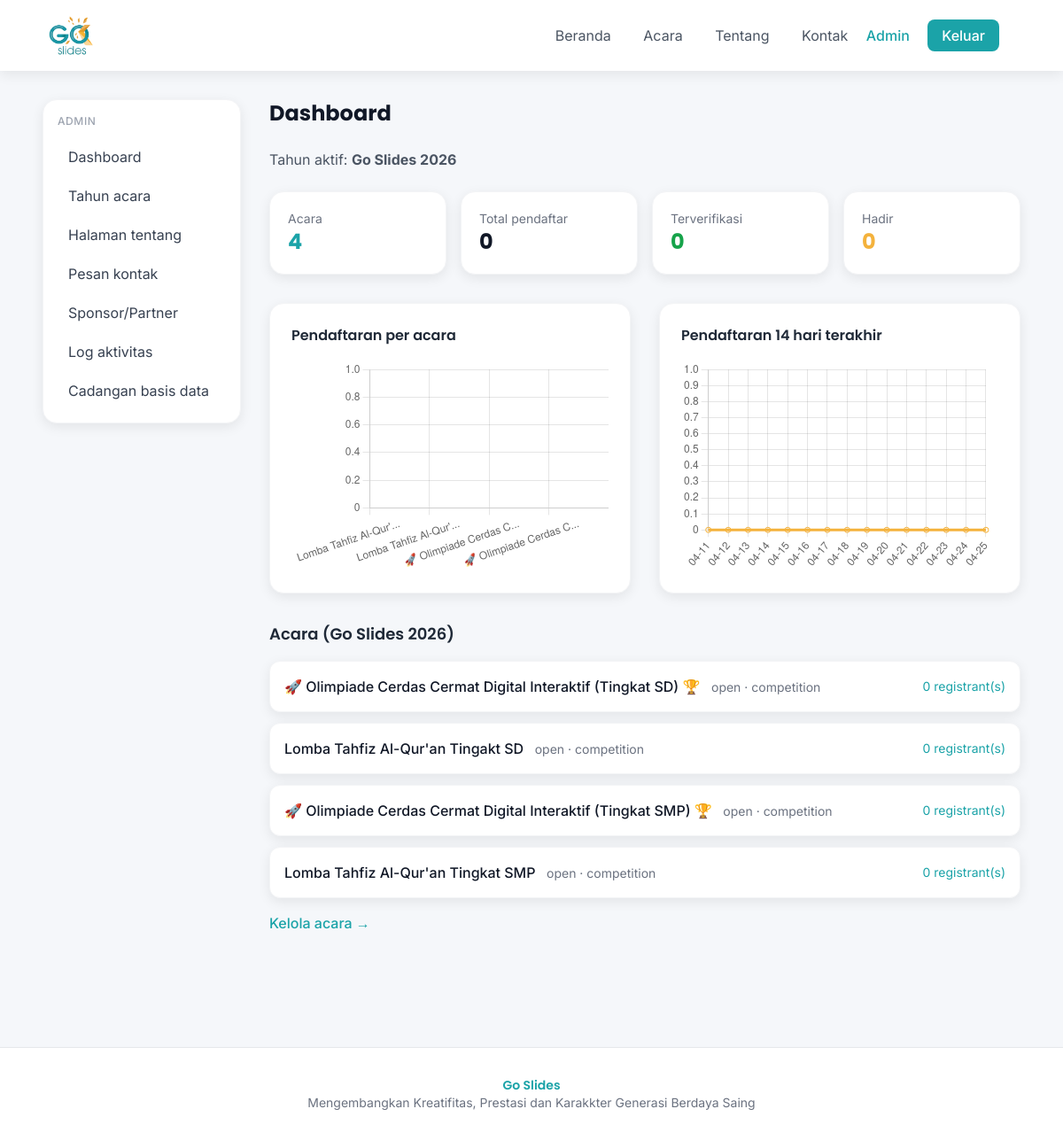
Page /admin/ (signed in) on the committed database.
### app/models/__init__.py (models this page shows, shortened)
class Year(db.Model):
    __tablename__ = "years"
    id = db.Column(db.Integer, primary_key=True)
    name = db.Column(db.String(64), nullable=False)
    theme = db.Column(db.String(255), nullable=True)
    active = db.Column(db.Boolean, nullable=False, default=False)
    created_at = db.Column(db.DateTime, server_default=db.func.now())
    activities = db.relationship("Activity", backref="year", lazy="dynamic", cascade="all, delete-orphan")

class Activity(db.Model):
    __tablename__ = "activities"
    id = db.Column(db.Integer, primary_key=True)
    year_id = db.Column(db.Integer, db.ForeignKey("years.id", ondelete="CASCADE"), nullable=False)
    title = db.Column(db.String(255), nullable=False)
    description = db.Column(db.Text)
    date = db.Column(db.Date)
    type = db.Column(db.String(32), nullable=False, default="competition")
    status = db.Column(db.String(32), nullable=False, default="upcoming")
    quota = db.Column(db.Integer)
    guideline_file = db.Column(db.String(255))
    created_at = db.Column(db.DateTime, server_default=db.func.now())
    registrants = db.relationship("Registrant", backref="activity", lazy="dynamic", cascade="all, delete-orphan")

### app/routes/admin.py (the view)
@admin_bp.route("/")
@login_required
@operator_or_above
def dashboard():
    years = get_all_years()
    active_year = next((y for y in years if y.active), None)
    activities = get_activities_for_year(active_year.id) if active_year else []
    stats = get_dashboard_stats(active_year) if active_year else {}
    return render_template(
        "admin/dashboard.html",
        years=years,
        active_year=active_year,
        activities=activities,
        stats=stats,
    )

### app/models/__init__.py (called while the page is built)
    @property
    def is_super_admin(self):
        return self.role == ROLE_SUPER_ADMIN

### app/services/activity_service.py (called while the page is built)
def get_activities_for_year(year_id=None, year_active=False):
    q = Activity.query
    if year_id is not None:
        q = q.filter_by(year_id=year_id)
    if year_active:
        q = q.join(Activity.year).filter_by(active=True)
    return q.order_by(Activity.date.asc().nulls_last(), Activity.created_at.desc()).all()

### app/services/year_service.py (called while the page is built)
def get_all_years():
    return Year.query.order_by(Year.created_at.desc()).all()

### app/templates/admin/dashboard.html (shortened to what this page needs)
{% extends "admin/base_admin.html" %}
{% block admin_content %}
<h1 class="font-heading font-bold text-2xl text-gray-900 mb-6">Dashboard</h1>
{% if active_year %}
<p class="text-gray-600 mb-6">Tahun aktif: <strong>{{ active_year.name }}</strong></p>
{% if stats %}
<div class="grid grid-cols-2 lg:grid-cols-4 gap-4 mb-8">
  <div class="bg-white rounded-2xl shadow-soft p-5 border border-gray-100">
    <p class="text-sm text-gray-500">Acara</p>
    <p class="font-heading font-bold text-2xl text-primary">{{ stats.total_activities }}</p>
  </div>
  <div class="bg-white rounded-2xl shadow-soft p-5 border border-gray-100">
    <p class="text-sm text-gray-500">Total pendaftar</p>
    <p class="font-heading font-bold text-2xl text-gray-900">{{ stats.total_registrants }}</p>
  </div>
  <div class="bg-white rounded-2xl shadow-soft p-5 border border-gray-100">
    <p class="text-sm text-gray-500">Terverifikasi</p>
    <p class="font-heading font-bold text-2xl text-green-600">{{ stats.verified_count }}</p>
  </div>
  <div class="bg-white rounded-2xl shadow-soft p-5 border border-gray-100">
    <p class="text-sm text-gray-500">Hadir</p>
    <p class="font-heading font-bold text-2xl text-accent">{{ stats.attended_count }}</p>
  </div>
</div>
<div class="grid lg:grid-cols-2 gap-8 mb-8">
  <div class="bg-white rounded-2xl shadow-soft p-6 border border-gray-100">
    <h3 class="font-heading font-semibold text-gray-800 mb-4">Pendaftaran per acara</h3>
    <canvas id="chartActivities" height="200"></canvas>
  </div>
  <div class="bg-white rounded-2xl shadow-soft p-6 border border-gray-100">
    <h3 class="font-heading font-semibold text-gray-800 mb-4">Pendaftaran 14 hari terakhir</h3>
    <canvas id="chartDays" height="200"></canvas>
  </div>
</div>
<script>
(function(){
  // Jinja template: stats akan digantikan JSON saat render
  var stats = {{ stats | tojson }};
  if (stats.activity_labels && stats.activity_labels.length) {
    new Chart(document.getElementById('chartActivities'), {
      type: 'bar',
      data: {
        labels: stats.activity_labels,
        datasets: [{ label: 'Registrants', data: stats.activity_counts, backgroundColor: '#1BA3A8', borderRadius: 8 }]
      },
      options: {
        responsive: true,
        plugins: { legend: { display: false } },
        scales: { y: { beginAtZero: true } }
      }
    });
  }
  if (stats.day_labels && stats.day_labels.length) {
    new Chart(document.getElementById('chartDays'), {
      type: 'line',
      data: {
        labels: stats.day_labels.map(function(d){ return d.slice(5); }),
        datasets: [{ label: 'Registrations', data: stats.regs_per_day, borderColor: '#F4B23C', backgroundColor: 'rgba(244,178,60,0.1)', fill: true, tension: 0.3 }]
      },
      options: {
        responsive: true,
        plugins: { legend: { display: false } },
        scales: { y: { beginAtZero: true } }
      }
    });
  }
})();
</script>
{% endif %}
<div class="mb-8">
  <h2 class="font-heading font-semibold text-lg text-gray-800 mb-4">Acara ({{ active_year.name }})</h2>
  {% if activities %}
  <div class="space-y-3">
    {% for act in activities %}
    <div class="flex flex-wrap items-center justify-between gap-4 bg-white rounded-xl shadow-soft p-4 border border-gray-100">
      <div>
        <a href="{{ url_for('admin.activity_edit', activity_id=act.id) }}" class="font-medium text-gray-900 hover:text-primary">{{ act.title }}</a>
        <span class="ml-2 text-sm text-gray-500">{{ act.status }} · {{ act.type }}</span>
      </div>
      <a href="{{ url_for('admin.registrants_list', activity_id=act.id) }}" class="text-sm text-primary hover:underline">
        {{ act.registrants.count() }} registrant(s)
      </a>
    </div>
    {% endfor %}
  </div>
  <a href="{{ url_for('admin.activities_list', year_id=active_year.id) }}" class="inline-block mt-4 text-primary font-medium hover:underline">Kelola acara →</a>
  {% else %}
  <p class="text-gray-500">Belum ada acara.</p>
  <a href="{{ url_for('admin.activities_list', year_id=active_year.id) }}" class="inline-block mt-2 text-primary font-medium">Tambah acara</a>
  {% endif %}
</div>
{% else %}
<p class="text-gray-600 mb-6">Belum ada tahun aktif. <a href="{{ url_for('admin.years_list') }}" class="text-primary font-medium">Kelola tahun</a></p>
{% endif %}
{% endblock %}

### app/templates/base.html (shortened to what this page needs)
<!DOCTYPE html>
<html lang="id">
<head>
  <script src="https://cdn.tailwindcss.com"></script>
</head>
<body class="min-h-screen bg-bg text-gray-800 font-body antialiased">
  {% block nav %}
  <header class="bg-white shadow-soft sticky top-0 z-50">
    <nav class="max-w-6xl mx-auto px-4 sm:px-6 py-4 flex items-center justify-between">
      <a href="{{ url_for('public.index') }}" class="flex items-center gap-2 font-heading font-bold text-xl text-primary">
        <img src="{{ url_for('static', filename='logo.png') }}" alt="Go Slides" class="h-12 w-auto inline-block align-middle" loading="lazy">
      </a>
      <div id="mobileMenu" class="flex-col md:flex md:flex-row md:items-center gap-4 md:gap-8 absolute top-full left-0 right-0 w-full bg-white border-t shadow-soft p-4 md:relative md:top-auto md:left-auto md:right-auto md:w-auto md:bg-transparent md:border-0 md:shadow-none md:p-0 md:px-6 md:flex">
        <a href="{{ url_for('public.index') }}" class="{% if request.endpoint == 'public.index' %}nav-active{% else %}text-gray-600 hover:text-primary{% endif %} transition block md:inline mx-2 md:mx-4">Beranda</a>
        <a href="{{ url_for('public.events') }}" class="{% if request.endpoint == 'public.events' %}nav-active{% else %}text-gray-600 hover:text-primary{% endif %} transition block md:inline mx-2 md:mx-4">Acara</a>
        <a href="{{ url_for('public.about') }}" class="{% if request.endpoint == 'public.about' %}nav-active{% else %}text-gray-600 hover:text-primary{% endif %} transition block md:inline mx-2 md:mx-4">Tentang</a>
        <a href="{{ url_for('public.contact') }}" class="{% if request.endpoint == 'public.contact' %}nav-active{% else %}text-gray-600 hover:text-primary{% endif %} transition block md:inline mx-2 md:mx-4">Kontak</a>
        {% if current_user.is_authenticated %}
        <a href="{{ url_for('admin.dashboard') }}" class="{% if 'admin' in request.endpoint %}nav-active{% else %}text-gray-600 hover:text-primary{% endif %} font-medium transition block md:inline md:mr-2">Admin</a>
        <a href="{{ url_for('admin.logout') }}" class="bg-primary text-white px-4 py-2 rounded-lg font-medium hover:opacity-90 transition block text-center md:inline md:ml-2">Keluar</a>
        {% else %}
        <a href="{{ url_for('admin.login') }}" class="bg-primary text-white px-4 py-2 rounded-lg font-medium hover:opacity-90 transition block text-center md:inline">Masuk</a>
        {% endif %}
      </div>
    </nav>
  </header>
  {% endblock %}
  <main class="max-w-6xl mx-auto px-4 sm:px-6 py-8">
    {% block content %}{% endblock %}
  </main>
  <footer class="mt-16 border-t border-gray-200 bg-white py-8">
    <div class="max-w-6xl mx-auto px-4 sm:px-6 text-center text-gray-500 text-sm">
      <p class="font-heading font-semibold text-primary">Go Slides</p>
      <p>{{ active_year.theme if active_year else 'No Theme' }}</p>
    </div>
  </footer>
</body>
</html>

### app/templates/base.html (style rules this page uses)
body { font-family: 'Inter', sans-serif; }
h1, h2, h3, h4, .font-heading { font-family: 'Poppins', sans-serif; }
.nav-active { color: #1BA3A8; font-weight: 600; }
#mobileMenu:not(.hidden) { display: block; }

### rows in the picture
Year: name "Go Slides 2026", theme "Mengembangkan Kreatifitas, Prestasi dan Karakkter Generasi Berdaya Saing"
Activity: title "🚀 Olimpiade Cerdas Cermat Digital Interaktif (Tingkat SD) 🏆", status "open", type "competition", registrants.count "0"
Activity: title "Lomba Tahfiz Al-Qur'an Tingakt SD", status "open", type "competition", registrants.count "0"
Activity: title "🚀 Olimpiade Cerdas Cermat Digital Interaktif (Tingkat SMP) 🏆", status "open", type "competition", registrants.count "0"
Activity: title "Lomba Tahfiz Al-Qur'an Tingkat SMP", status "open", type "competition", registrants.count "0"

### other values in the picture
{{ stats.total_activities }} "4"
{{ stats.total_registrants }} "0"
{{ stats.verified_count }} "0"
{{ stats.attended_count }} "0"
